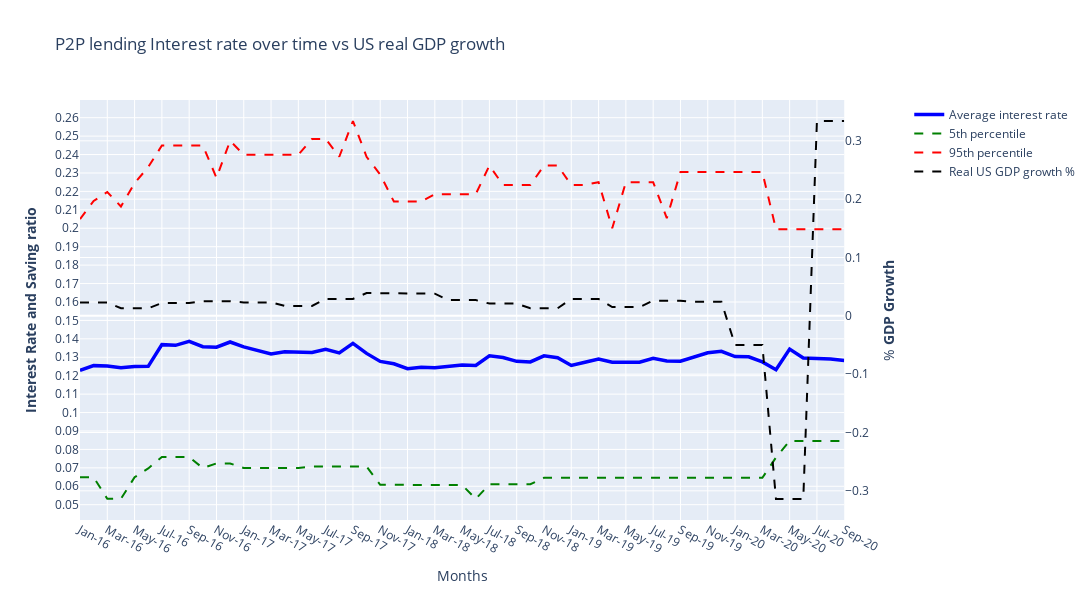

The code cell stored with this chart in its notebook:
### Code cell
# Create figure with secondary y-axis
fig = make_subplots(specs=[[{"secondary_y": True}]])

# Add traces

fig.add_trace(
    go.Scatter(x=All_Fintech_Stat['issue_d'], y=All_Fintech_Stat['Average'], name="Average interest rate", line = dict(color='BLUE', width=3.5, )),
    secondary_y=False, 
)

fig.add_trace(
    go.Scatter(x=All_Fintech_Stat['issue_d'], y=All_Fintech_Stat['5% percentile'], name="5th percentile", line = dict(color='green', width=2,dash='dash' )),
    secondary_y=False,
)

fig.add_trace(
    go.Scatter(x=All_Fintech_Stat['issue_d'], y=All_Fintech_Stat['95% percentile'], name="95th percentile", line = dict(color='red', width=2, dash='dash')),
    secondary_y=False,
)
fig.add_trace(
    go.Scatter(x=All_Fintech_Stat['issue_d'], y=All_Fintech_Stat['US_GDP'], name="Real US GDP growth %", line = dict(color='black', width=2, dash='dash')),
    secondary_y=True,
)

# Add figure title
fig.update_layout(
    title_text="P2P lending Interest rate over time vs US real GDP growth"
)

# Set x-axis title
fig.update_xaxes(title_text="Months")

fig.update_yaxes(title_text="<b>Interest Rate and Saving ratio</b> ", secondary_y=False)
fig.update_yaxes(title_text=" % <b>GDP Growth</b> ", secondary_y=True)
fig.update_layout(width=1100, height=600)
fig.update_yaxes(tick0=0.0000, dtick=0.01, secondary_y =False)
fig.show()
fig.write_image("fig6.svg")

### Figure 1 — Plotly figure (JSON) as saved in the notebook; plotly's stock layout.template omitted (floating-point values rounded to 4 significant figures)
{"data": [{"line": {"color": "BLUE", "width": 3.5}, "name": "Average interest rate", "type": "scatter", "x": ["Jan-16", "Feb-16", "Mar-16", "Apr-16", "May-16", "Jun-16", "Jul-16", "Aug-16", "Sep-16", "Oct-16", "Nov-16", "Dec-16", "Jan-17", "Feb-17", "Mar-17", "Apr-17", "May-17", "Jun-17", "Jul-17", "Aug-17", "Sep-17", "Oct-17", "Nov-17", "Dec-17", "Jan-18", "Feb-18", "Mar-18", "Apr-18", "May-18", "Jun-18", "Jul-18", "Aug-18", "Sep-18", "Oct-18", "Nov-18", "Dec-18", "Jan-19", "Feb-19", "Mar-19", "Apr-19", "May-19", "Jun-19", "Jul-19", "Aug-19", "Sep-19", "Oct-19", "Nov-19", "Dec-19", "Jan-20", "Feb-20", "Mar-20", "Apr-20", "May-20", "Jun-20", "Jul-20", "Aug-20", "Sep-20"], "xaxis": "x", "y": [0.1229, 0.1255, 0.1253, 0.1243, 0.125, 0.1251, 0.1369, 0.1365, 0.1387, 0.1357, 0.1355, 0.1383, 0.1356, 0.1339, 0.1318, 0.133, 0.1329, 0.1326, 0.1343, 0.1323, 0.1376, 0.1321, 0.1278, 0.1265, 0.1238, 0.1246, 0.1243, 0.1253, 0.1258, 0.1256, 0.1308, 0.1299, 0.1278, 0.1275, 0.1308, 0.1298, 0.1256, 0.1273, 0.129, 0.1273, 0.1275, 0.1273, 0.1294, 0.128, 0.1278, 0.1304, 0.1325, 0.1332, 0.1304, 0.1303, 0.1275, 0.1233, 0.1345, 0.1296, 0.1296, 0.1291, 0.1283], "yaxis": "y"}, {"line": {"color": "green", "dash": "dash", "width": 2}, "name": "5th percentile", "type": "scatter", "x": ["Jan-16", "Feb-16", "Mar-16", "Apr-16", "May-16", "Jun-16", "Jul-16", "Aug-16", "Sep-16", "Oct-16", "Nov-16", "Dec-16", "Jan-17", "Feb-17", "Mar-17", "Apr-17", "May-17", "Jun-17", "Jul-17", "Aug-17", "Sep-17", "Oct-17", "Nov-17", "Dec-17", "Jan-18", "Feb-18", "Mar-18", "Apr-18", "May-18", "Jun-18", "Jul-18", "Aug-18", "Sep-18", "Oct-18", "Nov-18", "Dec-18", "Jan-19", "Feb-19", "Mar-19", "Apr-19", "May-19", "Jun-19", "Jul-19", "Aug-19", "Sep-19", "Oct-19", "Nov-19", "Dec-19", "Jan-20", "Feb-20", "Mar-20", "Apr-20", "May-20", "Jun-20", "Jul-20", "Aug-20", "Sep-20"], "xaxis": "x", "y": [0.0649, 0.0649, 0.0532, 0.0532, 0.0649, 0.0697, 0.0759, 0.0759, 0.0759, 0.0699, 0.0724, 0.0724, 0.0699, 0.0699, 0.0699, 0.0699, 0.0699, 0.0707, 0.0707, 0.0707, 0.0707, 0.0707, 0.0608, 0.0608, 0.0608, 0.0608, 0.0607, 0.0607, 0.0607, 0.0531, 0.0611, 0.0611, 0.0611, 0.0611, 0.0646, 0.0646, 0.0646, 0.0646, 0.0646, 0.0646, 0.0646, 0.0646, 0.0646, 0.0646, 0.0646, 0.0646, 0.0646, 0.0646, 0.0646, 0.0646, 0.0646, 0.0756, 0.0846, 0.0846, 0.0846, 0.0846, 0.0846], "yaxis": "y"}, {"line": {"color": "red", "dash": "dash", "width": 2}, "name": "95th percentile", "type": "scatter", "x": ["Jan-16", "Feb-16", "Mar-16", "Apr-16", "May-16", "Jun-16", "Jul-16", "Aug-16", "Sep-16", "Oct-16", "Nov-16", "Dec-16", "Jan-17", "Feb-17", "Mar-17", "Apr-17", "May-17", "Jun-17", "Jul-17", "Aug-17", "Sep-17", "Oct-17", "Nov-17", "Dec-17", "Jan-18", "Feb-18", "Mar-18", "Apr-18", "May-18", "Jun-18", "Jul-18", "Aug-18", "Sep-18", "Oct-18", "Nov-18", "Dec-18", "Jan-19", "Feb-19", "Mar-19", "Apr-19", "May-19", "Jun-19", "Jul-19", "Aug-19", "Sep-19", "Oct-19", "Nov-19", "Dec-19", "Jan-20", "Feb-20", "Mar-20", "Apr-20", "May-20", "Jun-20", "Jul-20", "Aug-20", "Sep-20"], "xaxis": "x", "y": [0.205, 0.2148, 0.2197, 0.2118, 0.2245, 0.2332, 0.2449, 0.2449, 0.2449, 0.2449, 0.2274, 0.2474, 0.2399, 0.2399, 0.2399, 0.2399, 0.2399, 0.2485, 0.2485, 0.2388, 0.2582, 0.2388, 0.2291, 0.2145, 0.2145, 0.2145, 0.2185, 0.2185, 0.2185, 0.2185, 0.234, 0.2235, 0.2235, 0.2235, 0.234, 0.234, 0.2235, 0.2235, 0.225, 0.2, 0.225, 0.225, 0.225, 0.2055, 0.2305, 0.2305, 0.2305, 0.2305, 0.2305, 0.2305, 0.2305, 0.1995, 0.1995, 0.1995, 0.1995, 0.1995, 0.1995], "yaxis": "y"}, {"line": {"color": "black", "dash": "dash", "width": 2}, "name": "Real US GDP growth %", "type": "scatter", "x": ["Jan-16", "Feb-16", "Mar-16", "Apr-16", "May-16", "Jun-16", "Jul-16", "Aug-16", "Sep-16", "Oct-16", "Nov-16", "Dec-16", "Jan-17", "Feb-17", "Mar-17", "Apr-17", "May-17", "Jun-17", "Jul-17", "Aug-17", "Sep-17", "Oct-17", "Nov-17", "Dec-17", "Jan-18", "Feb-18", "Mar-18", "Apr-18", "May-18", "Jun-18", "Jul-18", "Aug-18", "Sep-18", "Oct-18", "Nov-18", "Dec-18", "Jan-19", "Feb-19", "Mar-19", "Apr-19", "May-19", "Jun-19", "Jul-19", "Aug-19", "Sep-19", "Oct-19", "Nov-19", "Dec-19", "Jan-20", "Feb-20", "Mar-20", "Apr-20", "May-20", "Jun-20", "Jul-20", "Aug-20", "Sep-20"], "xaxis": "x", "y": [0.023, 0.023, 0.023, 0.013, 0.013, 0.013, 0.022, 0.022, 0.022, 0.025, 0.025, 0.025, 0.023, 0.023, 0.023, 0.017, 0.017, 0.017, 0.029, 0.029, 0.029, 0.039, 0.039, 0.039, 0.038, 0.038, 0.038, 0.027, 0.027, 0.027, 0.021, 0.021, 0.021, 0.013, 0.013, 0.013, 0.029, 0.029, 0.029, 0.015, 0.015, 0.015, 0.026, 0.026, 0.026, 0.024, 0.024, 0.024, -0.05, -0.05, -0.05, -0.314, -0.314, -0.314, 0.334, 0.334, 0.334], "yaxis": "y2"}], "layout": {"height": 600, "title": {"text": "P2P lending Interest rate over time vs US real GDP growth"}, "width": 1100, "xaxis": {"anchor": "y", "domain": [0, 0.94], "title": {"text": "Months"}}, "yaxis": {"anchor": "x", "domain": [0, 1], "dtick": 0.01, "tick0": 0, "title": {"text": "<b>Interest Rate and Saving ratio</b> "}}, "yaxis2": {"anchor": "x", "overlaying": "y", "side": "right", "title": {"text": " % <b>GDP Growth</b> "}}}}
